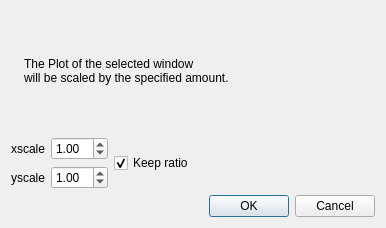
<?xml version="1.0" encoding="UTF-8"?>
<ui version="4.0">
 <class>Plotscale</class>
 <widget class="QDialog" name="Plotscale">
  <property name="geometry">
   <rect>
    <x>0</x>
    <y>0</y>
    <width>386</width>
    <height>228</height>
   </rect>
  </property>
  <property name="windowTitle">
   <string>Scale Plot</string>
  </property>
  <property name="windowIcon">
   <iconset resource="../Ressources.qrc">
    <normaloff>:/Icons/Icons/Freescale.svg</normaloff>:/Icons/Icons/Freescale.svg</iconset>
  </property>
  <layout class="QGridLayout" name="gridLayout">
   <item row="0" column="0">
    <layout class="QVBoxLayout" name="verticalLayout_2">
     <item>
      <layout class="QHBoxLayout" name="horizontalLayout_4">
       <item>
        <widget class="QLabel" name="label_4">
         <property name="text">
          <string/>
         </property>
         <property name="pixmap">
          <pixmap resource="../Ressources.qrc">:/Icons/Icons/Freescale.svg</pixmap>
         </property>
         <property name="scaledContents">
          <bool>false</bool>
         </property>
        </widget>
       </item>
       <item>
        <widget class="QLabel" name="label_3">
         <property name="text">
          <string>The Plot of the selected window 
will be scaled by the specified amount. </string>
         </property>
        </widget>
       </item>
       <item>
        <spacer name="horizontalSpacer">
         <property name="orientation">
          <enum>Qt::Horizontal</enum>
         </property>
         <property name="sizeHint" stdset="0">
          <size>
           <width>40</width>
           <height>20</height>
          </size>
         </property>
        </spacer>
       </item>
      </layout>
     </item>
     <item>
      <layout class="QHBoxLayout" name="horizontalLayout_3">
       <item>
        <layout class="QVBoxLayout" name="verticalLayout">
         <item>
          <layout class="QHBoxLayout" name="horizontalLayout">
           <item>
            <widget class="QLabel" name="label">
             <property name="text">
              <string>xscale</string>
             </property>
            </widget>
           </item>
           <item>
            <widget class="QDoubleSpinBox" name="xscale">
             <property name="minimum">
              <double>0.100000000000000</double>
             </property>
             <property name="singleStep">
              <double>0.100000000000000</double>
             </property>
             <property name="value">
              <double>1.000000000000000</double>
             </property>
            </widget>
           </item>
          </layout>
         </item>
         <item>
          <layout class="QHBoxLayout" name="horizontalLayout_2">
           <item>
            <widget class="QLabel" name="label_2">
             <property name="text">
              <string>yscale</string>
             </property>
            </widget>
           </item>
           <item>
            <widget class="QDoubleSpinBox" name="yscale">
             <property name="enabled">
              <bool>true</bool>
             </property>
             <property name="minimum">
              <double>0.100000000000000</double>
             </property>
             <property name="singleStep">
              <double>0.100000000000000</double>
             </property>
             <property name="value">
              <double>1.000000000000000</double>
             </property>
            </widget>
           </item>
          </layout>
         </item>
        </layout>
       </item>
       <item>
        <widget class="QCheckBox" name="keepratio">
         <property name="text">
          <string>Keep ratio</string>
         </property>
         <property name="checked">
          <bool>true</bool>
         </property>
        </widget>
       </item>
       <item>
        <spacer name="horizontalSpacer_2">
         <property name="orientation">
          <enum>Qt::Horizontal</enum>
         </property>
         <property name="sizeHint" stdset="0">
          <size>
           <width>40</width>
           <height>20</height>
          </size>
         </property>
        </spacer>
       </item>
      </layout>
     </item>
    </layout>
   </item>
   <item row="1" column="0">
    <widget class="QDialogButtonBox" name="buttonBox">
     <property name="orientation">
      <enum>Qt::Horizontal</enum>
     </property>
     <property name="standardButtons">
      <set>QDialogButtonBox::Cancel|QDialogButtonBox::Ok</set>
     </property>
    </widget>
   </item>
  </layout>
 </widget>
 <resources>
  <include location="../Ressources.qrc"/>
 </resources>
 <connections>
  <connection>
   <sender>buttonBox</sender>
   <signal>rejected()</signal>
   <receiver>Plotscale</receiver>
   <slot>reject()</slot>
   <hints>
    <hint type="sourcelabel">
     <x>172</x>
     <y>209</y>
    </hint>
    <hint type="destinationlabel">
     <x>172</x>
     <y>113</y>
    </hint>
   </hints>
  </connection>
  <connection>
   <sender>buttonBox</sender>
   <signal>accepted()</signal>
   <receiver>Plotscale</receiver>
   <slot>accept()</slot>
   <hints>
    <hint type="sourcelabel">
     <x>172</x>
     <y>209</y>
    </hint>
    <hint type="destinationlabel">
     <x>172</x>
     <y>113</y>
    </hint>
   </hints>
  </connection>
 </connections>
</ui>
